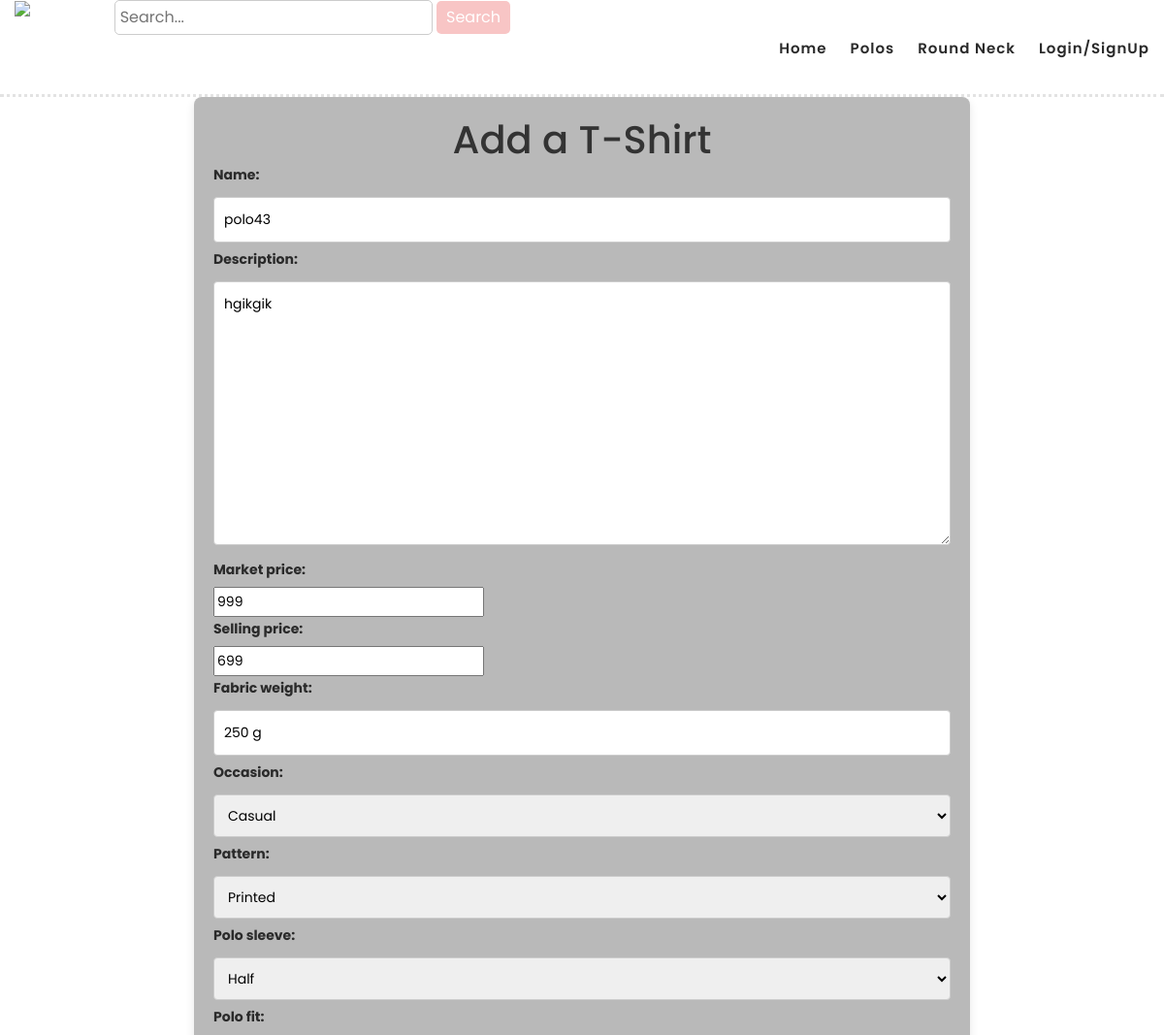
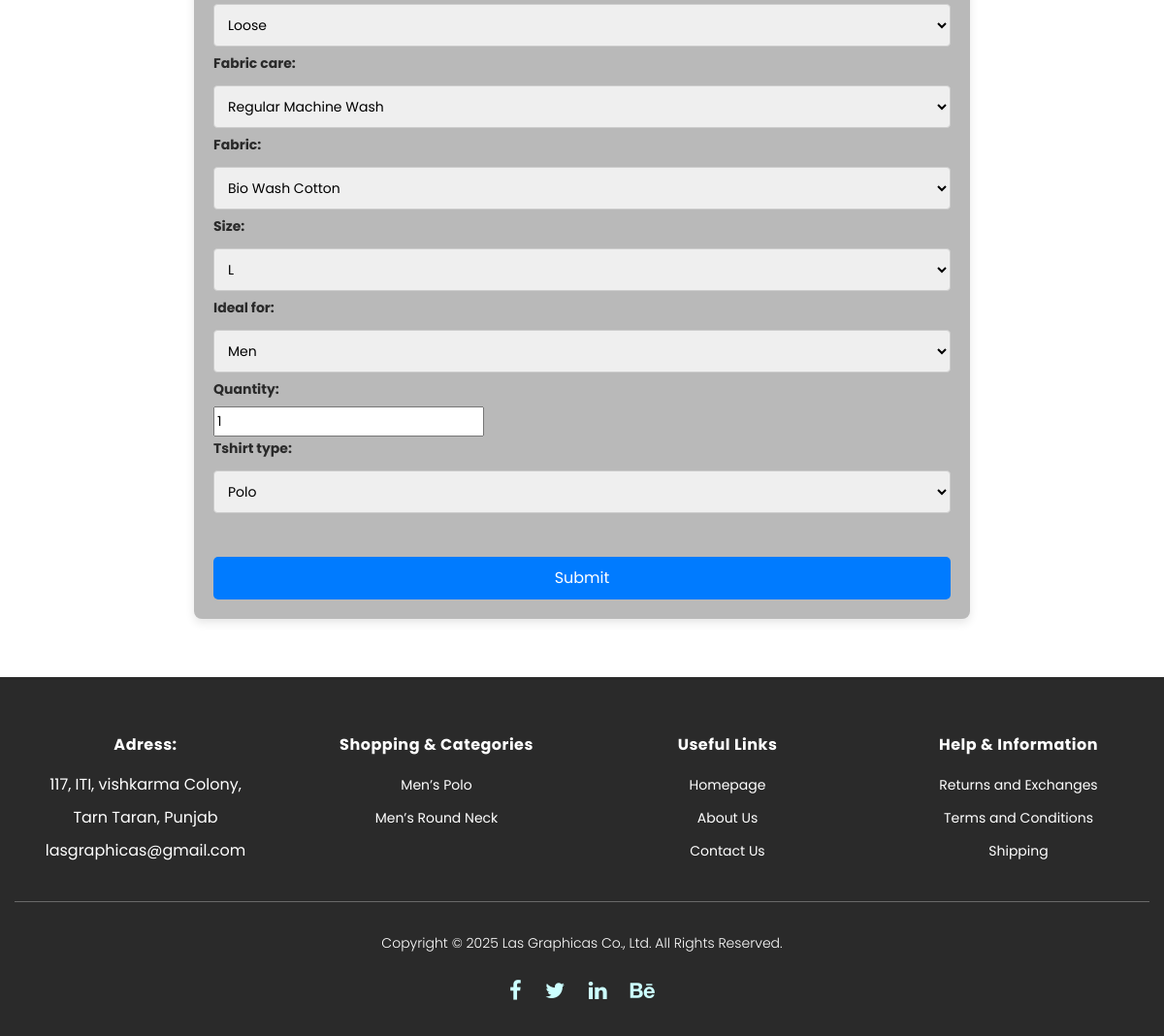
The page /update-product/4dfb90bd-849e-419c-b5ae-475f8d5482e5/ on the database its author committed (2 pictures, top to bottom).
### LasGraphicas/models.py (models this page shows, shortened)
class Polo(models.Model):
    type_choices = [
        ('polo', 'Polo'),
        ('round', 'Round Neck'),
    ]
    ideal_for_choices = [
        ('men', 'Men'),
        ('women', 'Women'),
        ('kids', 'Kids'),
        ('other', 'Other'),
    ]
    fabric_choices = [
        ('Bio Wash Cotton', 'Bio Wash Cotton'),
        ('Honeycomb Cotton', 'Honeycomb Cotton'),
        ('polyester', 'Polyester'),
        ('wool', 'Wool'),
        ('other', 'Other'),
    ]
    fit_choices = [
        ('Loose', 'Loose'),
        ('Regular', 'Regular'),
    ]
    size_choices = [
        ('s', 'S'),
        ('m', 'M'),
        ('l', 'L'),
        ('xl', 'XL'),
    ]
    pattern_choices = [
        ('printed', 'Printed'),
        ('plain', 'Plain'),
        ('embroidary', 'Embroidary'),
    ]
    sleeve_choices = [
        ('3/4', '3/4'),
        ('Full', 'Full'),
        ('Half', 'Half'),
    ]
    occasion_choices=[
        ('casual', 'Casual'),
        ('formal', 'Formal'),
        ('sports', 'Sports'),
        ('party', 'Party'),
    ]
    fabric_care_choices = [
        ('dontIron', "Do not Iron on Print/Embroidary/embellishment"),
        ('regular', 'Regular Machine Wash'),
    ]
    name = models.CharField(max_length=200)
    description = models.TextField(max_length=500, default="")
    market_price = models.IntegerField(default=999)
    selling_price = models.IntegerField(default=699)
    fabric_weight = models.CharField(max_length=50, default='250 g')
    occasion = models.CharField(max_length=20, choices=occasion_choices, default='casual')
    pattern = models.CharField(max_length=50, choices=pattern_choices, default='printed')
    polo_sleeve = models.CharField(max_length= 20, choices=sleeve_choices, default='Half')
    polo_fit = models.CharField(max_length=50, choices=fit_choices, default='Loose')
    fabric_care = models.CharField(max_length=50, choices=fabric_care_choices, default='regular')
    fabric = models.CharField(max_length=50, choices=fabric_choices, default='Bio Wash Cotton')
    size = models.CharField(max_length=10, choices=size_choices, default='l')
    ideal_for = models.CharField(max_length=20, choices=ideal_for_choices, default='men')
    quantity = models.IntegerField(default=1)
    tshirt_type = models.CharField(max_length=20, choices=type_choices, default='polo')
    created = models.DateTimeField(auto_now_add=True)
    id = models.UUIDField(default=uuid.uuid4, unique=True,
                         primary_key=True, editable=False)
    class Meta:
        ordering = ['-created']

### LasGraphicas/views.py (the view)
# urls.py: path('update-product/<str:pk>/', views.updateProduct, name= 'updateProduct'),
def updateProduct(request, pk):
    product = Polo.objects.get(id=pk)
    form = TShirtForm(instance=product)
    if request.method == 'POST':
        form = TShirtForm(request.POST, instance = product)
        if form.is_valid():
            form.save()
            return redirect('polos')
    context = {'form': form}
    return render(request, 'project_form.html', context)

### LasGraphicas/forms.py
class TShirtForm(ModelForm):
    class Meta:
        model = Polo
        fields = '__all__'

### templates/project_form.html (shortened to what this page needs)
{% extends 'base.html' %}
{% load static %}
{% block content %}
<div class="form-container" style="margin-top: 100px; max-width: 800px; margin-left: auto; margin-right: auto; background-color:rgb(185, 185, 185); border-radius: 8px; box-shadow: 0 4px 10px rgba(0, 0, 0, 0.1); padding: 20px;">
    <h1 style="text-align: center; color: #333;">Add a T-Shirt</h1>
    <form action="" method="POST" enctype="multipart/form-data" style="display: flex; flex-direction: column;">
        <div style="margin-bottom: 15px;">
            {{ form.as_p }}
        </div>
        <input type="submit" value="Submit" style="background-color: #007bff; color: white; border: none; border-radius: 5px; padding: 10px; cursor: pointer; font-size: 16px; transition: background-color 0.3s; margin-top: 10px;">
    </form>
</div>
{% endblock %}

### templates/base.html (shortened to what this page needs)
{% load static %}
<!DOCTYPE html>
<html lang="en">
  <head>
    <link href="{% static 'css/google.css' %}" rel="stylesheet">
    <link rel="stylesheet" type="text/css" href="{% static 'css/bootstrap.min.css'%}">
    <link rel="stylesheet" type="text/css" href="{% static 'css/font-awesome.css'%}">
    <link rel="stylesheet" href="{% static 'css/templatemo-hexashop.css'%}">
    <link rel="stylesheet" href="{% static 'css/owl-carousel.css'%}">
    <link rel="stylesheet" href="{% static 'css/lightbox.css'%}">
    </head>
<body>
    {% include 'navbar.html' %}
  <div class="container-fluid">
  {% block content %}{% endblock %}
  </div>
    <footer>
        <div class="container-fluid">
            <div class="row">
                <div class="col-lg-3">
                    <div class="first-item">
                        <ul>
                            <h4 style= "color: white; padding-left: 0px;" >Adress: </h4>
                            <li style= "color: white;">117, ITI, vishkarma Colony,</li>
                            <li style= "color: white;">Tarn Taran, Punjab</li>
                            <li style= "color: white;">lasgraphicas@gmail.com</li>
                        </ul>
                    </div>
                </div>
                <div class="col-lg-3">
                    <h4>Shopping &amp; Categories</h4>
                    <ul>
                        <li><a href="{% url 'polos' %}">Men’s Polo</a></li>
                        <li><a href="{% url 'round' %}">Men’s Round Neck</a></li>
                    </ul>
                </div>
                <div class="col-lg-3">
                    <h4>Useful Links</h4>
                    <ul>
                        <li><a href="{% url 'home' %}">Homepage</a></li>
                        <li><a href="{% url 'about-us' %}">About Us</a></li>
                        <li><a href="{% url 'contact_us' %}">Contact Us</a></li>
                    </ul>
                </div>
                <div class="col-lg-3">
                    <h4>Help &amp; Information</h4>
                    <ul>
                        <li><a href="{% url 'exchange-returns' %}">Returns and Exchanges</a></li>
                        <li><a href="{% url 'terms' %}">Terms and Conditions</a></li>
                        <li><a href="{% url 'shipping' %}">Shipping</a></li>
                    </ul>
                </div>
                <div class="col-lg-12">
                    <div class="under-footer">
                        <p>Copyright © 2025 Las Graphicas Co., Ltd. All Rights Reserved.
                        <ul>
                            <li><a href="#"><i class="fa fa-facebook"></i></a></li>
                            <li><a href="#"><i class="fa fa-twitter"></i></a></li>
                            <li><a href="#"><i class="fa fa-linkedin"></i></a></li>
                            <li><a href="#"><i class="fa fa-behance"></i></a></li>
                        </ul>
                    </div>
                </div>
            </div>
        </div>
    </footer>
  </body>
</html>

### templates/navbar.html (shortened to what this page needs)
{% load static %}
<header class="header-area header-sticky">
    <div class="container-fluid">
        <div class="row">
            <div class="col-12">
                <nav class="main-nav">
                    <a href="{% url 'home' %}" class="logo">
                        <img src="{% static 'images/logoT.png'%}" style="width: 250px; height: auto;" alt="Logo">
                    </a>
                    <ul class="nav">
                        <li><a href="{% url 'home' %}">Home</a></li>
                        <li><a href="{% url 'polos' %}">Polos</a></li>
                        <li><a href="{% url 'round' %}">Round Neck</a></li>
                        {% if request.user.is_authenticated %}
                        <li><a href="{% url 'logout' %}">Logout</a></li>
                        {% else %}
                        <li><a href="{% url 'login' %}">Login/SignUp</a></li>
                        {% endif %}
                    </ul>
                    <form action="{% url 'search' %}" method="GET" class="search-form">
                        <input type="text" name="search_query" value="{{search_query}}"placeholder="Search..." required>
                        <button type="submit">Search</button>
                    </form>
                </nav>
            </div>
        </div>
    </div>
</header>

### static/css/templatemo-hexashop.css (style rules this page uses)
html, body, div, span, applet, object, iframe, h1, h2, h3, h4, h5, h6, p, blockquote, div pre, a, abbr, acronym, address, big, cite, code, del, dfn, em, font, img, ins, kbd, q, s, samp, small, strike, strong, sub, sup, tt, var, b, u, i, center, dl, dt, dd, ol, ul, li, figure, header, nav, section, article, aside, footer, figcaption { margin: 0; padding: 0; border: 0; outline: 0; }
ul, li { padding: 0; margin: 0; list-style: none; }
header, nav, section, article, aside, footer, hgroup { display: block; }
* { box-sizing: border-box; }
html, body { font-family: 'Poppins', sans-serif; font-weight: 400; background-color: #ffffff; font-size: 16px; -ms-text-size-adjust: 100%; -webkit-font-smoothing: antialiased; -moz-osx-font-smoothing: grayscale; }
a { text-decoration: none !important; }
h1, h2, h3, h4, h5, h6 { margin-top: 0px; margin-bottom: 0px; }
ul { margin-bottom: 0px; }
p { font-size: 14px; line-height: 25px; color: #2a2a2a; }
html, body { background: #ffffff; font-family: 'Poppins', sans-serif; }
.header-area { border-bottom: 3px dotted #e3e3e3; box-shadow: none; background-color: #ffffff; position: absolute; top: 0px; left: 0px; right: 0px; z-index: 100; height: 100px; -webkit-transition: all .5s ease 0s; -moz-transition: all .5s ease 0s; -o-transition: all .5s ease 0s; transition: all .5s ease 0s; }
.header-area .main-nav { min-height: 80px; background: transparent; }
.header-area .main-nav .logo { line-height: 100px; color: #fff; font-size: 28px; font-weight: 700; text-transform: uppercase; letter-spacing: 2px; float: left; -webkit-transition: all 0.3s ease 0s; -moz-transition: all 0.3s ease 0s; -o-transition: all 0.3s ease 0s; transition: all 0.3s ease 0s; }
.header-area .main-nav .nav { float: right; margin-top: 30px; margin-right: 0px; background-color: transparent; -webkit-transition: all 0.3s ease 0s; -moz-transition: all 0.3s ease 0s; -o-transition: all 0.3s ease 0s; transition: all 0.3s ease 0s; position: relative; z-index: 999; }
.header-area .main-nav .nav li { padding-left: 15px; padding-right: 15px; }
.header-area .main-nav .nav li:last-child { padding-right: 0px; }
.header-area .main-nav .nav li a { display: block; font-weight: 600; font-size: 15px; color: #2a2a2a; text-transform: capitalize; -webkit-transition: all 0.3s ease 0s; -moz-transition: all 0.3s ease 0s; -o-transition: all 0.3s ease 0s; transition: all 0.3s ease 0s; height: 40px; line-height: 40px; border: transparent; letter-spacing: 1px; }
.header-area .main-nav .nav li a { color: #2a2a2a; }
.header-area.header-sticky { min-height: 80px; }
.header-area .nav { margin-top: 30px; }
@media (max-width: 1200px) { .header-area .main-nav .nav li { padding-left: 12px; padding-right: 12px; } }
@media (max-width: 1200px) { .header-area .main-nav:before { display: none; } }
@media (min-width: 767px) { .header-area .main-nav .nav { display: flex !important; } }
footer { margin-top: 60px; padding: 60px 0px 30px 0px; background-color: #2a2a2a; }
footer ul li { display: block; margin-bottom: 10px; }
footer ul li a { font-size: 14px; color: #fff; transition: all .3s; }
footer h4 { letter-spacing: 0.5px; font-size: 16px; color: #fff; font-weight: 700; margin-bottom: 20px; text-align:center; }
footer .col-lg-3 { text-align: center; }
footer .col-lg-3 ul { list-style: none; padding: 0; margin: 0 auto; display: inline-block; }
footer .col-lg-3 ul li { text-align: center; }
footer .under-footer { margin-top: 30px; padding-top: 30px; text-align: center; border-top: 1px solid rgba(250,250,250,0.3); }
footer .under-footer ul { margin-top: 20px; }
footer .under-footer ul li { display: inline-block; margin: 0px 10px; }
footer .under-footer ul li a { font-size: 22px; }
footer .under-footer p { color: #fff; font-size: 14px; font-weight: 300; }
footer .under-footer a { color: #cff; }

### templates/navbar.html (style rules this page uses)
.search-form { display: inline-block; margin-left: auto; }
.search-form input[type="text"] { padding: 5px; border: 1px solid #ccc; border-radius: 5px; }
.search-form button { padding: 5px 10px; border: none; background-color:rgb(248, 197, 197); color: white; border-radius: 5px; cursor: pointer; }

### rows shown on the page
Polo: name "polo43", description "hgikgik", market_price "999", selling_price "699", fabric_weight "250 g", occasion "Casual", pattern "Printed", polo_sleeve "Half", polo_fit "Loose", fabric_care "Regular Machine Wash", fabric "Bio Wash Cotton", size "L", ideal_for "Men", quantity "1", tshirt_type "Polo"
